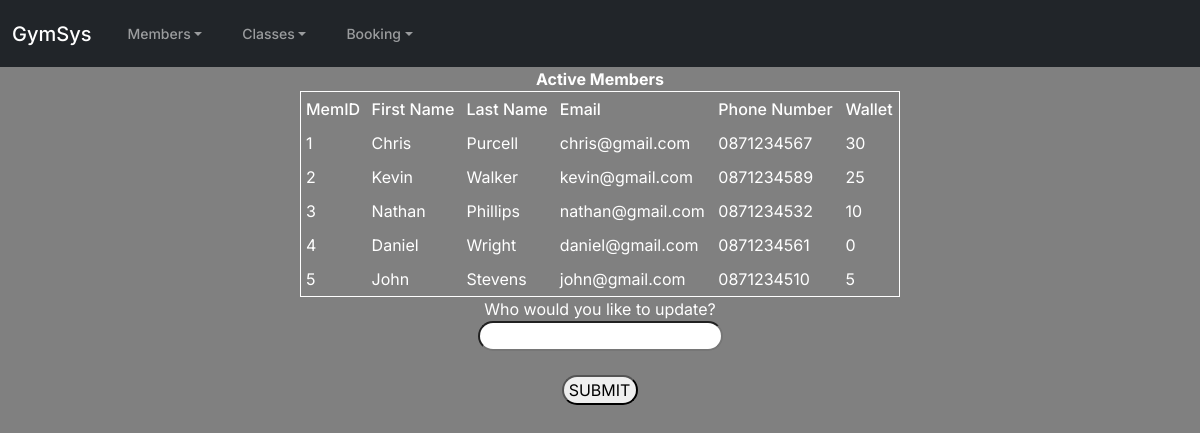
/selectUpdate.php, run on the app's committed database.
### tables this page shows
CREATE TABLE `member` (
  `MemID` tinyint(4) NOT NULL AUTO_INCREMENT,
  `Fname` varchar(15) DEFAULT NULL,
  `Sname` varchar(15) DEFAULT NULL,
  `DOB` date DEFAULT NULL,
  `Status` enum('A','I') NOT NULL,
  `Email` varchar(30) DEFAULT NULL,
  `Phone` varchar(15) DEFAULT NULL,
  `Wallet` decimal(10,0) DEFAULT 0,
  `DateRegistered` date DEFAULT NULL,
  PRIMARY KEY (`MemID`)
);

### selectUpdate.php (the view, shortened to what this page needs)
<?php
    try{
        $pdo = connecting();
$sql = 'SELECT * FROM member WHERE STATUS = "A"';
$result = $pdo->query($sql);
?>
<b>Active Members</b><br>
<table border=1>
<tr><th>MemID</th>
<th>First Name</th>
<th>Last Name</th>
<th>Email</th>
<th>Phone Number</th>
<th>Wallet</th></tr>
<?php
while($row = $result->fetch()):
echo '<tr><td>' . $row['MemID'] . '</td><td>' . $row['Fname'] . '</td><td>' . $row['Sname'] . '</td><td>' . $row['Email'] . '</td><td>' . $row['Phone'] . '</td><td>' . $row['Wallet'] . '</td>';
endwhile;
?>
</table>
<?php
}
catch (PDOException $e){
    $output = 'Unable to connect to the database server: ' . $e->getMessage() . ' in ' . $e->getFile() . ':' . $e->getLine();
}
?>

### project.css (style rules this page uses)
body { background-color: #808080; color:#fff; text-align: center; }
table { border-color: #fff; }
form { display:flex; align-items:center; flex-direction: column; }
th,td { padding: 5px; text-align: left; }
table { width: 50%; margin-left: 25%; }
input { border-radius: 25px; padding-left: 5px; }

### data on the page
member: MemID "1", Fname "Chris", Sname "Purcell", Email "chris@gmail.com", Phone "0871234567", Wallet "30"
member: MemID "2", Fname "Kevin", Sname "Walker", Email "kevin@gmail.com", Phone "0871234589", Wallet "25"
member: MemID "3", Fname "Nathan", Sname "Phillips", Email "nathan@gmail.com", Phone "0871234532", Wallet "10"
member: MemID "4", Fname "Daniel", Sname "Wright", Email "daniel@gmail.com", Phone "0871234561", Wallet "0"
member: MemID "5", Fname "John", Sname "Stevens", Email "john@gmail.com", Phone "0871234510", Wallet "5"
